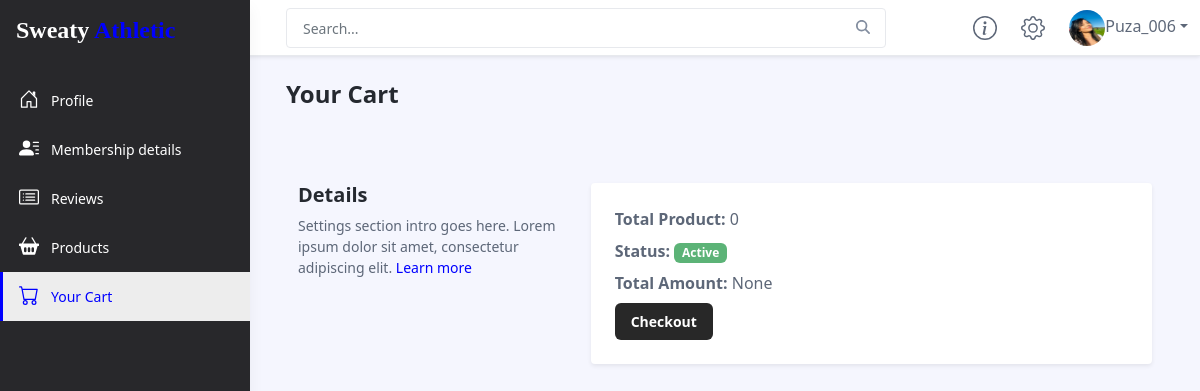
The page /customer_dashboard/cart/ (signed in) on the database its author committed.
### accounts/models.py (models this page shows, shortened)
class CustomUser(AbstractBaseUser):
    User_Choices = (
        ("Trainer","Trainer"),
        ("Admin","Admin"),
        ("Customer","Customer")
    )
    id = models.AutoField(primary_key=True,unique=True)
    username = models.CharField(unique=True,max_length=50, verbose_name="Username")
    date_joined = models.DateTimeField(default=datetime.datetime.now)
    user_type = models.CharField(max_length = 20,choices = User_Choices,default = "Customer", verbose_name="User Type")
    is_staff = models.BooleanField(default=False)
    is_active = models.BooleanField(default=True)
    is_superuser = models.BooleanField(default=False)
    profile_image = models.ImageField(upload_to='media/profile_image/',null=True,blank=True,verbose_name='Profile Image')
    USERNAME_FIELD = "username"
    REQUIRED_FIELDS = ['user_type']
    objects = CustomUserManager()
    def __str__(self):
        return self.username

### customer/views.py (the view, shortened to what this page needs)
# urls.py: path('cart/',views.yourcart),
@login_required(login_url='/login/')
def yourcart(request):
    All = cart.objects.filter(user__username=request.user)
    Len = len(All)
    total = All.aggregate(Sum('Price'))
    return render(request,'customer_dashboard/yourcart.html',{'act5':'active','All':All,'total_product':Len,'amount':total['Price__sum']})

### templates/customer_dashboard/yourcart.html (shortened to what this page needs)
{% include 'customer_dashboard/upper.html' %}
{% load static %}
<div class="app-wrapper">
    <div class="app-content pt-3 p-md-3 p-lg-4">
        <div class="container-xl">
            <h1 class="app-page-title">Your Cart</h1>
            <div class="alert alert-{{status}} d-{{obj}}" style="margin-left:25px; width:75%;" role="alert">
            </div>
            <div class="container-xl mb-4">
                <div class="row g-4 settings-section">
                    <div class="col-12 col-md-4">
                        <h3 class="section-title">Details</h3>
                        <div class="section-intro">Settings section intro goes here. Lorem ipsum dolor sit amet, consectetur adipiscing elit. <a href="help.html">Learn more</a></div>
                    </div>
                    <div class="col-12 col-md-8">
                                <div class="app-card app-card-settings shadow-sm p-4">
                                    <div class="app-card-body">
                                        <div class="mb-2"><strong>Total Product:</strong> {{total_product}}</div>
                                        <div class="mb-2"><strong>Status:</strong>
                                            <span class="badge bg-success">Active</span>
                                        </div>
                                        <div class="mb-2"><strong>Total Amount:</strong> {{amount}}</div>
                                        <div class="row justify-content-between">
                                            <div class="col-auto">
                                                <a class="btn app-btn-primary btn1" href="/pricing/">Checkout</a>
                                            </div>
                                        </div>
                                    </div>
                                </div>
                    </div>
                </div>
            </div>
        </div>
    </div>
</div>
</body>
</html>

### templates/customer_dashboard/upper.html (shortened to what this page needs)
{% load static %}
<!DOCTYPE html>
<html lang="en">
<head>
    <link id="theme-style" rel="stylesheet" href="{% static 'customer_dashboard/css/portal.css' %}">
</head>
<body class="app">
    <header class="app-header fixed-top">
        <div class="app-header-inner">
	        <div class="container-fluid py-2">
		        <div class="app-header-content">
		            <div class="row justify-content-between align-items-center">
		            <div class="app-search-box col">
		                <form class="app-search-form">
							<input type="text" placeholder="Search..." name="search" class="form-control search-input">
							<button type="submit" class="btn search-btn btn-primary" value="Search"><i class="fas fa-search"></i></button>
				        </form>
		            </div>
		            <div class="app-utilities col-auto">
						<div class="app-utility-item">
				            <a href="#" title="Help">
					        </a>
					    </div>
			            <div class="app-utility-item">
				            <a href="#" title="Settings">
					        </a>
					    </div>
			            <div class="app-utility-item app-user-dropdown dropdown">
				            {%if request.user.profile_image  %}
				            	<a class="dropdown-toggle" id="user-dropdown-toggle" data-bs-toggle="dropdown" href="#" role="button" aria-expanded="false"><img class="profile-image" src="{{request.user.profile_image.url}}" alt="user profile">{{request.user}}</a>
							{% endif %}
			            </div>
		            </div>
		        </div>
	            </div>
	        </div>
        </div>
        <div id="app-sidepanel" class="app-sidepanel">
	        <div class="sidepanel-inner d-flex flex-column">
		        <div class="app-branding">
		            <a class="app-logo"><a class="navbar-brand"><h2 style="font-size: 1.5rem;font-family: 'Dancing Script', cursive;color: white;">Sweaty <span style="color:blue">Athletic</span></h2></a></a>
		        </div>
			    <nav id="app-nav-main" class="app-nav app-nav-main flex-grow-1">
				    <ul class="app-menu list-unstyled accordion" id="menu-accordion">
					    <li class="nav-item">
					        <a class="nav-link {{act1}}" href="/customer_dashboard/">
						        <span class="nav-icon">
						         </span>
		                         <span class="nav-link-text">Profile</span>
					        </a>
					    </li>
					    <li class="nav-item">
					        <a class="nav-link {{act2}}" href="/customer_dashboard/Membership_details/">
						        <span class="nav-icon">
						         </span>
		                         <span class="nav-link-text">Membership details</span>
					        </a>
					    </li>
					    <li class="nav-item">
					        <a class="nav-link {{act3}}" href="/customer_dashboard/reviews/?type=See">
						        <span class="nav-icon">
						         </span>
		                         <span class="nav-link-text">Reviews</span>
					        </a>
					    </li>
					    <li class="nav-item">
					        <a class="nav-link {{act4}}" href="/customer_dashboard/Products/">
						        <span class="nav-icon">
						         </span>
		                         <span class="nav-link-text">Products</span>
					        </a>
					    </li>
					    <li class="nav-item">
					        <a class="nav-link {{act5}}" href="/customer_dashboard/cart/">
						        <span class="nav-icon">
						         </span>
		                         <span class="nav-link-text">Your Cart</span>
					        </a>
					    </li>
				    </ul>
			    </nav>
	        </div>
	    </div>
    </header>

### templates/customer_dashboard/upper.html (style rules this page uses)
.navbar-brand { color: white; font-family: 'Dancing Script', cursive; font-size: 1rem; }

### templates/customer_dashboard/yourcart.html (style rules this page uses)
.btn1 { background: #282828 ; color: white; }

### rows shown on the page
CustomUser: user.profile_image (picture), user "Puza_006"

### other values the page prints
{{ total_product }} "0"
{{ amount }} "None"
